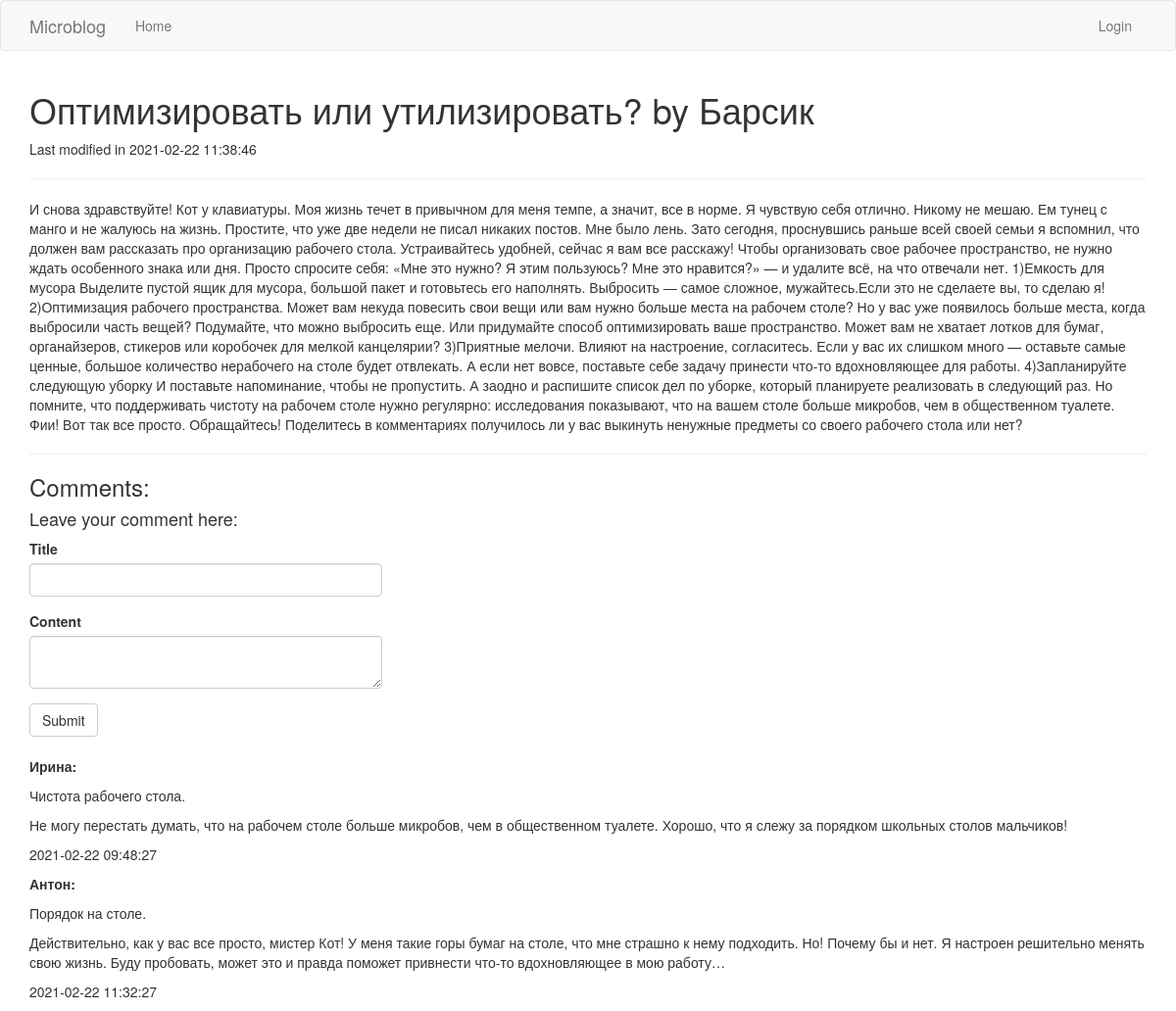
/post/6, run on the app's committed database.
### blog/models.py (models this page shows, shortened)
class Posts(db.Model):
    id = db.Column(db.Integer, primary_key=True)
    author_id = db.Column(db.Integer, db.ForeignKey('users.id'))
    title = db.Column(db.String(64))
    content = db.Column(db.String(2000))
    publication_datetime = db.Column(db.DateTime, index=True, default=datetime.utcnow)
    comments = db.relationship("Comments", backref="post", lazy="dynamic", cascade="all,delete")

class Users(UserMixin, db.Model):
    id = db.Column(db.Integer, primary_key=True)
    username = db.Column(db.String(64), index=True, unique=True)
    email = db.Column(db.String(120), index=True, unique=True)
    password_hash = db.Column(db.String(128))
    posts = db.relationship("Posts", backref='author', lazy='dynamic', cascade="all,delete")
    comments = db.relationship("Comments", backref="author", lazy="dynamic", cascade="all,delete")

class Comments(db.Model):
    id = db.Column(db.Integer, primary_key=True)
    post_id = db.Column(db.Integer, db.ForeignKey('posts.id'))
    author_id = db.Column(db.Integer, db.ForeignKey('users.id'))
    title = db.Column(db.String(64))
    content = db.Column(db.String(200))
    publication_datetime = db.Column(db.DateTime, index=True, default=datetime.utcnow)

### blog/routes.py (the view, shortened to what this page needs)
@app.route('/post/<post_id>', methods=['GET', 'POST'])
def post(post_id):
    form = CreatePostCommentForm()
    post = Posts.query.filter_by(id=post_id).first()
    author = current_user
    comments = Comments.query.filter_by(post_id=post.id)
    return render_template('post.html', post=post, comments=comments, form=form)

### blog/forms.py
class CreatePostCommentForm(FlaskForm):
    title = StringField("Title", validators=[DataRequired()])
    content = TextAreaField("Content", validators=[Length(min=0, max=2000)])
    submit = SubmitField("Submit")

### blog/templates/post.html (shortened to what this page needs)
{% extends "base.html" %}
{% block app_content %}
    <h1>{{ post.title }} by {{ post.author.username }}</h1>
    <p>Last modified in {{ post.publication_datetime.strftime("%Y-%m-%d %H:%M:%S") }}</p>
    <hr>
    <p>{{ post.content }}</p>
    <hr>
    <h3>Comments:</h3>
    <h4>Leave your comment here:</h4>
    {% include 'create_post_comment.html' %}
    <br>
    {% for comment in comments %}
        <p><b>{{ comment.author.username }}:</b></p>
        <p>{{ comment.title }}</p>
        <p>{{ comment.content }}</p>
        <p>{{ comment.publication_datetime.strftime("%Y-%m-%d %H:%M:%S") }}</p>
    {% endfor %}
{% endblock %}

### data on the page
Posts: title "Оптимизировать или утилизировать?", publication_datetime "2021-02-22 11:38:46", content "И снова здравствуйте! Кот у клавиатуры. Моя жизнь течет в привычном для меня темпе, а значит, все в норме. Я чувствую себя отлично. Никому не мешаю. Ем тунец с манго и не жалуюсь на жизнь. Простите, что уже две недели не писал никаких постов. Мне было лень. Зато сегодня, проснувшись раньше всей своей семьи я вспомнил, что должен вам рассказать про организацию рабочего стола. Устраивайтесь удобней, сейчас я вам все расскажу! Чтобы организовать свое рабочее пространство, не нужно ждать особенного знака или дня. Просто спросите себя: «Мне это нужно? Я этим пользуюсь? Мне это нравится?» — и удалите всё, на что отвечали нет. 1)Емкость для мусора Выделите пустой ящик для мусора, большой пакет и…"
Users: author.username "Барсик"
Comments: author.username "Ирина", title "Чистота рабочего стола.", content "Не могу перестать думать, что на рабочем столе больше микробов, чем в общественном туалете. Хорошо, что я слежу за порядком школьных столов мальчиков!", publication_datetime "2021-02-22 09:48:27"
Comments: author.username "Антон", title "Порядок на столе.", content "Действительно, как у вас все просто, мистер Кот! У меня такие горы бумаг на столе, что мне страшно к нему подходить. Но! Почему бы и нет. Я настроен решительно менять свою жизнь. Буду пробовать, может это и правда поможет привнести что-то вдохновляющее в мою работу…", publication_datetime "2021-02-22 11:32:27"
